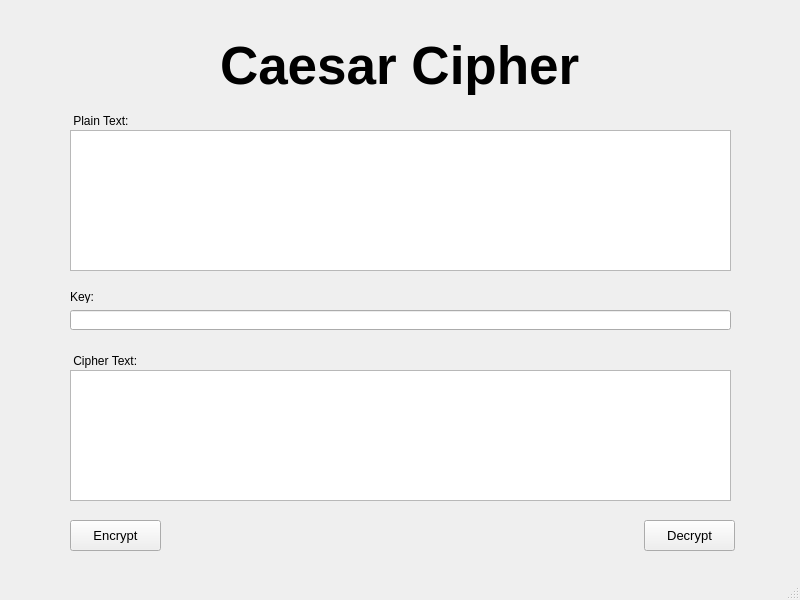
<?xml version="1.0" encoding="UTF-8"?>
<ui version="4.0">
 <class>MainWindow</class>
 <widget class="QMainWindow" name="MainWindow">
  <property name="geometry">
   <rect>
    <x>0</x>
    <y>0</y>
    <width>800</width>
    <height>600</height>
   </rect>
  </property>
  <property name="windowTitle">
   <string>MainWindow</string>
  </property>
  <widget class="QWidget" name="centralwidget">
   <widget class="QPlainTextEdit" name="txt_plain_text">
    <property name="geometry">
     <rect>
      <x>70</x>
      <y>130</y>
      <width>661</width>
      <height>141</height>
     </rect>
    </property>
   </widget>
   <widget class="QLabel" name="label">
    <property name="geometry">
     <rect>
      <x>220</x>
      <y>30</y>
      <width>391</width>
      <height>71</height>
     </rect>
    </property>
    <property name="font">
     <font>
      <pointsize>40</pointsize>
      <weight>75</weight>
      <bold>true</bold>
     </font>
    </property>
    <property name="text">
     <string>Caesar Cipher</string>
    </property>
   </widget>
   <widget class="QLabel" name="label_2">
    <property name="geometry">
     <rect>
      <x>70</x>
      <y>110</y>
      <width>61</width>
      <height>21</height>
     </rect>
    </property>
    <property name="text">
     <string> Plain Text:</string>
    </property>
   </widget>
   <widget class="QLabel" name="label_3">
    <property name="geometry">
     <rect>
      <x>70</x>
      <y>290</y>
      <width>47</width>
      <height>13</height>
     </rect>
    </property>
    <property name="text">
     <string>Key:</string>
    </property>
   </widget>
   <widget class="QPlainTextEdit" name="txt_cipher_text">
    <property name="geometry">
     <rect>
      <x>70</x>
      <y>370</y>
      <width>661</width>
      <height>131</height>
     </rect>
    </property>
   </widget>
   <widget class="QLabel" name="label_4">
    <property name="geometry">
     <rect>
      <x>70</x>
      <y>350</y>
      <width>71</width>
      <height>21</height>
     </rect>
    </property>
    <property name="text">
     <string> Cipher Text:</string>
    </property>
   </widget>
   <widget class="QPushButton" name="btn_encrypt">
    <property name="geometry">
     <rect>
      <x>70</x>
      <y>520</y>
      <width>91</width>
      <height>31</height>
     </rect>
    </property>
    <property name="font">
     <font>
      <pointsize>10</pointsize>
     </font>
    </property>
    <property name="cursor">
     <cursorShape>PointingHandCursor</cursorShape>
    </property>
    <property name="text">
     <string>Encrypt</string>
    </property>
   </widget>
   <widget class="QPushButton" name="btn_decrypt">
    <property name="geometry">
     <rect>
      <x>644</x>
      <y>520</y>
      <width>91</width>
      <height>31</height>
     </rect>
    </property>
    <property name="font">
     <font>
      <pointsize>10</pointsize>
     </font>
    </property>
    <property name="cursor">
     <cursorShape>PointingHandCursor</cursorShape>
    </property>
    <property name="text">
     <string>Decrypt</string>
    </property>
   </widget>
   <widget class="QLineEdit" name="txt_key">
    <property name="geometry">
     <rect>
      <x>70</x>
      <y>310</y>
      <width>661</width>
      <height>20</height>
     </rect>
    </property>
   </widget>
  </widget>
  <widget class="QMenuBar" name="menubar">
   <property name="geometry">
    <rect>
     <x>0</x>
     <y>0</y>
     <width>800</width>
     <height>21</height>
    </rect>
   </property>
  </widget>
  <widget class="QStatusBar" name="statusbar"/>
 </widget>
 <resources/>
 <connections/>
</ui>
